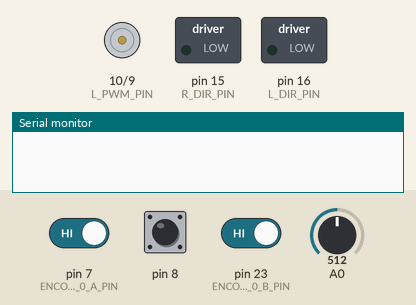
Simulated run of this sketch. Board: Arduino Leonardo, built with avr-gcc and run on an emulated ATmega32U4. Shown: motor-driver pin pairs drawn as motors (green arrow = first pin HIGH = forward, orange = second pin HIGH = backward, longer = more drive), switched loads named in the sketch (green lamp = pin HIGH), the last lines printed to the serial monitor. The test bench sets the inputs (shaded band); at power-on: pin 7 (ENCODER_0_A_PIN) HIGH, pin 8 HIGH, A0 = 512, pin 23 (ENCODER_0_B_PIN) HIGH. Random numbers use the default seed unless the sketch sets one.

Above: at 0.1 s.
At 1.6 s:
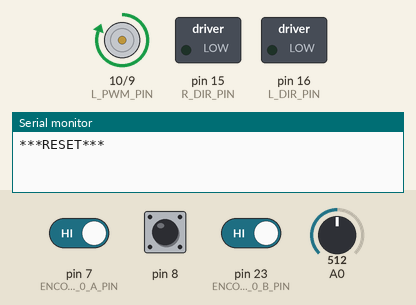
Timing chart, 0 to 41.5 s (numbered marks = the images above):
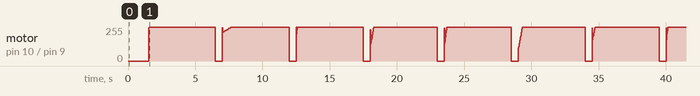

The sketch:

GeneticAlgorithmPIDControl.ino
```cpp
#include "motors.h"
#include "encoders.h"
#include "pid.h"

#define POP_SIZE 10
#define NUM_PARAMS 3
#define MAX_GENERATIONS 5
#define SETTLE_TOLERANCE 0.2
#define RUN_TIME 5000
#define MUTATION_RATE 0.1

Motors_c motors;
PID_c pid_left;


// Structure to represent an individual (solution)
typedef struct {
  double params[NUM_PARAMS]; // PID parameters: Kp, Ki, Kd
  double fitness; // Fitness score
} Individual;

Individual population[POP_SIZE];

unsigned long update_move_ts;
long left_count_old, right_count_old;
float ave_speed_left, ave_speed_right;
float kp_low, kp_high;
float ki_low, ki_high;
float kd_low, kd_high;
int generation;

void printFitnessResults(Individual population[]) {

  sortPopulationByFitness(population);

  Serial.print("Generation ");
  Serial.println(generation);
  Serial.print("Best Kp/Ki/Kd/fitness: ");
  for (int i = 0; i < NUM_PARAMS; i++) {
    Serial.print(population[0].params[i]);
    Serial.print("/");
  }
  Serial.println(population[0].fitness);
  Serial.print("Worst Kp/fitness: ");
  for (int i = 0; i < NUM_PARAMS; i++) {
    Serial.print(population[POP_SIZE - 1].params[i]);
    Serial.print("/");
  }
  Serial.println(population[POP_SIZE - 1].fitness);
}


void sortPopulationByFitness(Individual population[]) {
  for (int i = 0; i < POP_SIZE - 1; i++) {
    for (int j = 0; j < POP_SIZE - i - 1; j++) {
      if (population[j].fitness > population[j + 1].fitness) {
        // Swap the Individuals
        Individual temp = population[j];
        population[j] = population[j + 1];
        population[j + 1] = temp;
      }
    }
  }
}


float generateRandomFloat(float min_val, float max_val) {
  // Scale rand() to [0, 1]
  float scale = rand() / (float) RAND_MAX;
  // Adjust scale to the specified range [min_val, max_val]
  return min_val + scale * (max_val - min_val);
}


void generateNewPopulation(Individual population[]) {

  for (int i = 0; i < POP_SIZE; i++) {

    population[i].params[0] = generateRandomFloat(kp_low, kp_high);
    population[i].params[1] = generateRandomFloat(ki_low, ki_high);
    population[i].params[2] = generateRandomFloat(kd_low, kd_high);
  }
}


// Simple one-point crossover
void crossover(const Individual &parent1, const Individual &parent2, Individual &child) {
  int crossoverPoint = rand() % NUM_PARAMS; // For more parameters, choose a point to crossover
  for (int i = 0; i < NUM_PARAMS; i++) {
    if (i < crossoverPoint) child.params[i] = parent1.params[i];
    else child.params[i] = parent2.params[i];
  }
}


// Mutation with a small chance
void mutate(Individual &individual) {

  if ((float)rand() / RAND_MAX < MUTATION_RATE) {
    individual.params[0] = generateRandomFloat(kp_low, kp_high);
  }

  if ((float)rand() / RAND_MAX < MUTATION_RATE) {
    individual.params[1] = generateRandomFloat(ki_low, ki_high);
  }

  if ((float)rand() / RAND_MAX < MUTATION_RATE) {
    individual.params[2] = generateRandomFloat(kd_low, kd_high);
  }


}


void evolvePopulation(Individual population[]) {

  Individual newPopulation[POP_SIZE];

  sortPopulationByFitness(population);

  // Keep the top 3 individuals
  for (int i = 0; i < 3; i++) {
    newPopulation[i] = population[i];
  }

  // Fill the rest of the new population
  for (int i = 3; i < POP_SIZE; i++) {
    // Select two random parents from the top 3
    int parent1Index = rand() % 3;
    int parent2Index = rand() % 3;
    while (parent2Index == parent1Index) { // Ensure they are not the same
      parent2Index = rand() % 3;
    }

    // Perform crossover
    crossover(population[parent1Index], population[parent2Index], newPopulation[i]);

    // Mutate the new individual
    mutate(newPopulation[i]);
  }

  // Replace the old population with the new population
  for (int i = 0; i < POP_SIZE; i++) {
    population[i] = newPopulation[i];
  }

}


void loop() {

  for (int i = 0; i < POP_SIZE; i++) {

    pid_left.init(population[i].params[0], population[i].params[1], population[i].params[2]);
    pid_left.reset();

    unsigned long start_time = millis();
    unsigned long current_time = 0;
    unsigned long settling_time = RUN_TIME;
    float left_demand = 1.5;
    bool outside_tol = true;

    update_move_ts = millis();

    while (current_time < RUN_TIME) {

      unsigned long elapsed_move;
      elapsed_move = millis() - update_move_ts;

      // update every 20ms
      if (elapsed_move > 20) {
        update_move_ts = millis();

        long diff_e_left = left_count_old - count_e_left;
        left_count_old = count_e_left;

        float left_e_speed = (float)diff_e_left;
        left_e_speed /= (float)elapsed_move;

        ave_speed_left = 0.7 * ave_speed_left + 0.3 * left_e_speed;

        float pwm_left = pid_left.update( ave_speed_left, left_demand );
        motors.setMotorPower( pwm_left, 0.0);

        // evaluate settling time
        float error = pid_left.last_error;

        if (abs(error) <= SETTLE_TOLERANCE * left_demand) {

          if (outside_tol) {
            settling_time = millis() - start_time;
            outside_tol = false;
          }
        }
        else {
          settling_time = RUN_TIME;
          outside_tol = true;
        }

      }

      current_time = millis() - start_time;

    }

    population[i].fitness = settling_time;

    motors.setMotorPower(0.0, 0.0);
    delay(500);
  }

  if (generation < MAX_GENERATIONS) {

    printFitnessResults(population);

    evolvePopulation(population);
    generation++;
    delay(1000);
  }
  else {

    printFitnessResults(population);

    while (1) {

      motors.setMotorPower(0.0, 0.0);
    }

  }
}

void setup() {

  srand(analogRead(0));
  randomSeed(analogRead(0));

  motors.init();
  setupEncoderLeft();
  setupEncoderRight();
  kp_low = 30;
  kp_high = 200;
  ki_low = 0.0;
  ki_high = 1.0;
  kd_low = -50.0;
  kd_high = 0.0;
  generateNewPopulation(population);
  generation = 0;

  Serial.begin(9600);
  delay(1500);
  Serial.println("***RESET***");

}

/*
  Serial.print(left_demand);
  Serial.print(",");
  float up_tol = left_demand + (SETTLE_TOLERANCE * left_demand);
  Serial.print(up_tol);
  Serial.print(",");
  float down_tol = left_demand - (SETTLE_TOLERANCE * left_demand);
  Serial.print(down_tol);
  Serial.print(",");
  Serial.print(error);
  Serial.print(",");
  Serial.println();
*/
```

encoders.h
```cpp
#ifndef _ENCODERS_H
#define _ENCODERS_H

#define ENCODER_0_A_PIN  7
#define ENCODER_0_B_PIN  23
#define ENCODER_1_A_PIN  26
//#define ENCODER_1_B_PIN Non-standard pin!


// Volatile Global variables used by Encoder ISR.
volatile long count_e_right; // used by encoder to count the rotation
volatile byte state_right;
volatile long count_e_left;
volatile byte state_left;


// This ISR handles just Encoder 0
// ISR to read the Encoder0 Channel A and B pins
// and then look up based on  transition what kind of
// rotation must have occured.
ISR( INT6_vect ) {
  // We know that the ISR is only called when a pin changes.
  // We also know only 1 pin can change at a time.
  // The XOR(AB) signal change from "Channel A" triggers ISR.

  // First, Read in the new state of the encoder pins.
  // Standard pins, so standard read functions.
  boolean e0_B = digitalRead( ENCODER_0_B_PIN ); // normal B state
  boolean e0_A = digitalRead( ENCODER_0_A_PIN ); // XOR(AB)

  // Software XOR (^) logically infers
  // the true value of A given the state of B
  e0_A = e0_A ^ e0_B;

  // Shift our (new) current readings into bit positions
  // 2 and 3 in the state variable (current state)
  // State: (bit3)  (bit2)  (bit1)   (bit0)
  // State:  new B   new A   old B   old A
  state_right = state_right | ( e0_B  << 3 );
  state_right = state_right | ( e0_A  << 2 );

  // Handle which transition we have registered.
  // Complete this if statement as necessary.
  // Refer to the labsheet.
  if ( state_right == 1 ) {

    count_e_right += 1;

  } else if ( state_right == 2 ) {

    count_e_right -= 1;

  } else if ( state_right == 4 ) {

    count_e_right -= 1;

  } else if ( state_right == 7 ) {

    count_e_right += 1;

  } else if ( state_right == 8 ) {

    count_e_right += 1;

  } else if ( state_right == 11 ) {

    count_e_right -= 1;

  } else if ( state_right == 13 ) {

    count_e_right -= 1;

  } else if ( state_right == 14 ) {

    count_e_right += 1;
  }

  // Shift the current readings (bits 3 and 2) down
  // into position 1 and 0 (to become prior readings)
  // This bumps bits 1 and 0 off to the right, "deleting"
  // them for the next ISR call.
  state_right = state_right >> 2;

}


// This ISR handles just Encoder 1
// ISR to read the Encoder0 Channel A and B pins
// and then look up based on  transition what kind of
// rotation must have occured.
ISR( PCINT0_vect ) {

  // First, Read in the new state of the encoder pins.

  // Mask for a specific pin from the port.
  // Non-standard pin, so we access the register
  // directly.
  // Reading just PINE would give us a number
  // composed of all 8 bits.  We want only bit 2.
  // B00000100 masks out all but bit 2
  // It is more portable to use the PINE2 keyword.
  boolean e1_B = PINE & (1 << PINE2);
  //boolean e1_B = PINE & B00000100;  // Does same as above.

  // Standard read from the other pin.
  boolean e1_A = digitalRead( ENCODER_1_A_PIN ); // 26 the same as A8


  e1_A = e1_A ^ e1_B;

  // Create a bitwise representation of our states
  // We do this by shifting the boolean value up by
  // the appropriate number of bits, as per our table
  // header:
  //
  // State :  (bit3)  (bit2)  (bit1)  (bit0)
  // State :  New A,  New B,  Old A,  Old B.
  state_left = state_left | ( e1_B  << 3 );
  state_left = state_left | ( e1_A  << 2 );


  // Handle which transition we have registered.
  // Complete this if statement as necessary.
  // Refer to the labsheet.
  if ( state_left == 1 ) {

    count_e_left += 1;

  } else if ( state_left == 2 ) {

    count_e_left -= 1;

  } else if ( state_left == 4 ) {

    count_e_left -= 1;

  } else if ( state_left == 7 ) {

    count_e_left += 1;

  } else if ( state_left == 8 ) {

    count_e_left += 1;

  } else if ( state_left == 11 ) {

    count_e_left -= 1;

  } else if ( state_left == 13 ) {

    count_e_left -= 1;

  } else if ( state_left == 14 ) {

    count_e_left += 1;
  }

  // Shift the current readings (bits 3 and 2) down
  // into position 1 and 0 (to become prior readings)
  // This bumps bits 1 and 0 off to the right, "deleting"
  // them for the next ISR call.
  state_left = state_left >> 2;
}


/*
   This setup routine enables interrupts for
   encoder1.  The interrupt is automatically
   triggered when one of the encoder pin changes.
   This is really convenient!  It means we don't
   have to check the encoder manually.
*/
void setupEncoderRight()
{
  count_e_right = 0;

  // Setup pins for right encoder
  pinMode( ENCODER_0_A_PIN, INPUT );
  pinMode( ENCODER_0_B_PIN, INPUT );

  // initialise the recorded state of e0 encoder.
  state_right = 0;

  // Get initial state of encoder pins A + B
  boolean e0_A = digitalRead( ENCODER_0_A_PIN );
  boolean e0_B = digitalRead( ENCODER_0_B_PIN );
  e0_A = e0_A ^ e0_B;

  // Shift values into correct place in state.
  // Bits 1 and 0  are prior states.
  state_right = state_right | ( e0_B << 1 );
  state_right = state_right | ( e0_A << 0 );


  // Now to set up PE6 as an external interupt (INT6), which means it can
  // have its own dedicated ISR vector INT6_vector

  // Page 90, 11.1.3 External Interrupt Mask Register – EIMSK
  // Disable external interrupts for INT6 first
  // Set INT6 bit low, preserve other bits
  EIMSK = EIMSK & ~(1 << INT6);
  //EIMSK = EIMSK & B1011111; // Same as above.

  // Page 89, 11.1.2 External Interrupt Control Register B – EICRB
  // Used to set up INT6 interrupt
  EICRB |= ( 1 << ISC60 );  // using header file names, push 1 to bit ISC60
  //EICRB |= B00010000; // does same as above

  // Page 90, 11.1.4 External Interrupt Flag Register – EIFR
  // Setting a 1 in bit 6 (INTF6) clears the interrupt flag.
  EIFR |= ( 1 << INTF6 );
  //EIFR |= B01000000;  // same as above

  // Now that we have set INT6 interrupt up, we can enable
  // the interrupt to happen
  // Page 90, 11.1.3 External Interrupt Mask Register – EIMSK
  // Disable external interrupts for INT6 first
  // Set INT6 bit high, preserve other bits
  EIMSK |= ( 1 << INT6 );
  //EIMSK |= B01000000; // Same as above

}

void setupEncoderLeft()
{

  count_e_left = 0;

  // Setting up left encoder:
  // The Romi board uses the pin PE2 (port E, pin 2) which is
  // very unconventional.  It doesn't have a standard
  // arduino alias (like d6, or a5, for example).
  // We set it up here with direct register access
  // Writing a 0 to a DDR sets as input
  // DDRE = Data Direction Register (Port)E
  // We want pin PE2, which means bit 2 (counting from 0)
  // PE Register bits [ 7  6  5  4  3  2  1  0 ]
  // Binary mask      [ 1  1  1  1  1  0  1  1 ]
  //
  // By performing an & here, the 0 sets low, all 1's preserve
  // any previous state.
  DDRE = DDRE & ~(1 << DDE6);
  //DDRE = DDRE & B11111011; // Same as above.

  // We need to enable the pull up resistor for the pin
  // To do this, once a pin is set to input (as above)
  // You write a 1 to the bit in the output register
  PORTE = PORTE | (1 << PORTE2 );
  //PORTE = PORTE | 0B00000100;

  // Encoder0 uses conventional pin 26
  pinMode( ENCODER_1_A_PIN, INPUT );
  digitalWrite( ENCODER_1_A_PIN, HIGH ); // Encoder 1 xor

  // initialise the recorded state of e1 encoder.
  state_left = 0;

  // Get initial state of encoder.
  boolean e1_B = PINE & (1 << PINE2);
  //boolean e1_B = PINE & B00000100;  // Does same as above.

  // Standard read from the other pin.
  boolean e1_A = digitalRead( ENCODER_1_A_PIN ); // 26 the same as A8

  // Some clever electronics combines the
  // signals and this XOR restores the
  // true value.
  e1_A = e1_A ^ e1_B;

  // Shift values into correct place in state.
  // Bits 1 and 0  are prior states.
  state_left = state_left | ( e1_B << 1 );
  state_left = state_left | ( e1_A << 0 );

  // Enable pin-change interrupt on A8 (PB4) for encoder0, and disable other
  // pin-change interrupts.
  // Note, this register will normally create an interrupt a change to any pins
  // on the port, but we use PCMSK0 to set it only for PCINT4 which is A8 (PB4)
  // When we set these registers, the compiler will now look for a routine called
  // ISR( PCINT0_vect ) when it detects a change on the pin.  PCINT0 seems like a
  // mismatch to PCINT4, however there is only the one vector servicing a change
  // to all PCINT0->7 pins.
  // See Manual 11.1.5 Pin Change Interrupt Control Register - PCICR

  // Page 91, 11.1.5, Pin Change Interrupt Control Register
  // Disable interrupt first
  PCICR = PCICR & ~( 1 << PCIE0 );
  // PCICR &= B11111110;  // Same as above

  // 11.1.7 Pin Change Mask Register 0 – PCMSK0
  PCMSK0 |= (1 << PCINT4);

  // Page 91, 11.1.6 Pin Change Interrupt Flag Register – PCIFR
  PCIFR |= (1 << PCIF0);  // Clear its interrupt flag by writing a 1.

  // Enable
  PCICR |= (1 << PCIE0);
}

#endif
```

motors.h
```cpp
#ifndef _MOTORS_H
#define _MOTORS_H

#define L_PWM_PIN 10
#define L_DIR_PIN 16
#define R_PWM_PIN 9
#define R_DIR_PIN 15

#define FWD LOW
#define REV HIGH

#define MAXSPEED 255

// Class to operate the motor(s).
class Motors_c {
  public:

    float left_pwm;
    float right_pwm;

    Motors_c() {

    }

    void init() {

      left_pwm = 0;
      right_pwm = 0;

      pinMode(L_PWM_PIN, OUTPUT);
      pinMode(L_DIR_PIN, OUTPUT);
      pinMode(R_PWM_PIN, OUTPUT);
      pinMode(R_DIR_PIN, OUTPUT);

      digitalWrite(L_DIR_PIN, FWD);
      digitalWrite(R_DIR_PIN, FWD);
      analogWrite(L_PWM_PIN, left_pwm);
      analogWrite(R_PWM_PIN, right_pwm);

    }

    void setMotorPower( float left, float right ) {

      left_pwm = left;
      right_pwm = right;

      if (abs(left_pwm) < MAXSPEED) {
        if (left_pwm < 0) {
          digitalWrite(L_DIR_PIN, REV);
          analogWrite(L_PWM_PIN, abs(left_pwm));
        }
        else {
          digitalWrite(L_DIR_PIN, FWD);
          analogWrite(L_PWM_PIN, left_pwm);
        }
      }
      else {
        if (left_pwm < 0) {
          digitalWrite(L_DIR_PIN, REV);
          analogWrite(L_PWM_PIN, MAXSPEED);
        }
        else {
          digitalWrite(L_DIR_PIN, FWD);
          analogWrite(L_PWM_PIN, MAXSPEED);
        }
      }

      if (abs(right_pwm) < MAXSPEED) {
        if (right_pwm < 0) {
          digitalWrite(R_DIR_PIN, REV);
          analogWrite(R_PWM_PIN, abs(right_pwm));
        } else {
          digitalWrite(R_DIR_PIN, FWD);
          analogWrite(R_PWM_PIN, right_pwm);
        }
      }
      else {
        if (right_pwm < 0) {
          digitalWrite(R_DIR_PIN, REV);
          analogWrite(R_PWM_PIN, MAXSPEED);
        }
        else {
          digitalWrite(R_DIR_PIN, FWD);
          analogWrite(R_PWM_PIN, MAXSPEED);
        }
      }
    }

    float getLeftMotorPower() {
      return left_pwm;
    }

    float getRightMotorPower() {
      return right_pwm;
    }


};

#endif
```

Source omitted: pid.h (1463 bytes)
